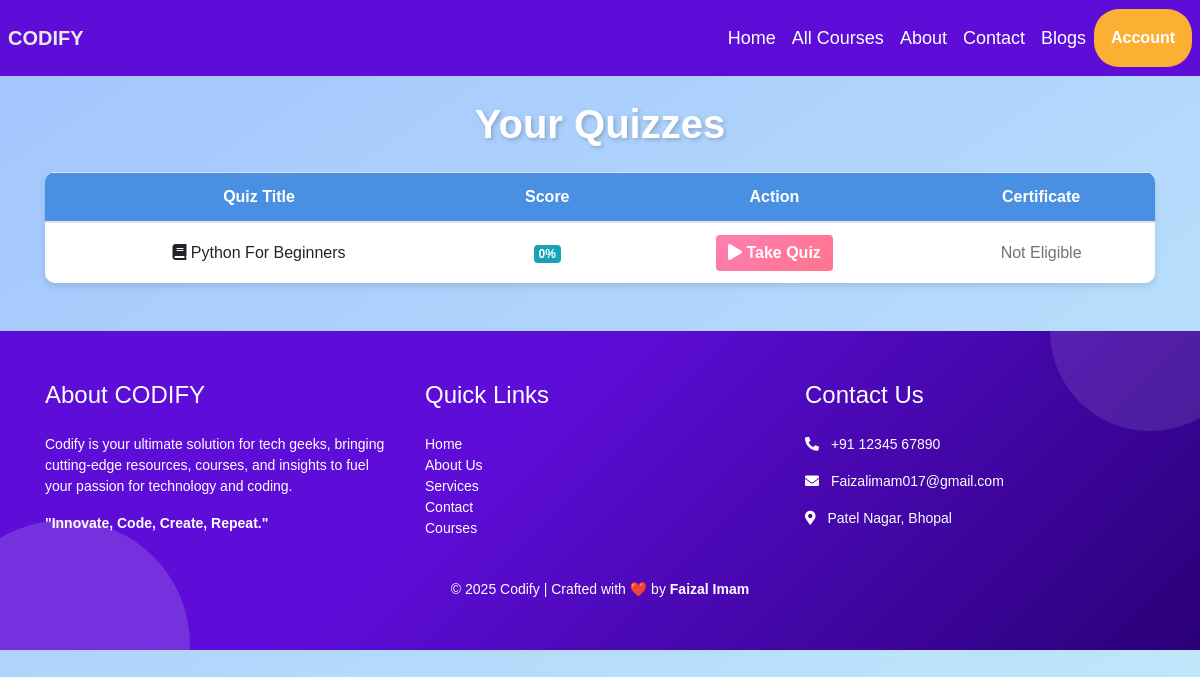
The app's page /user/quizzes, older data.
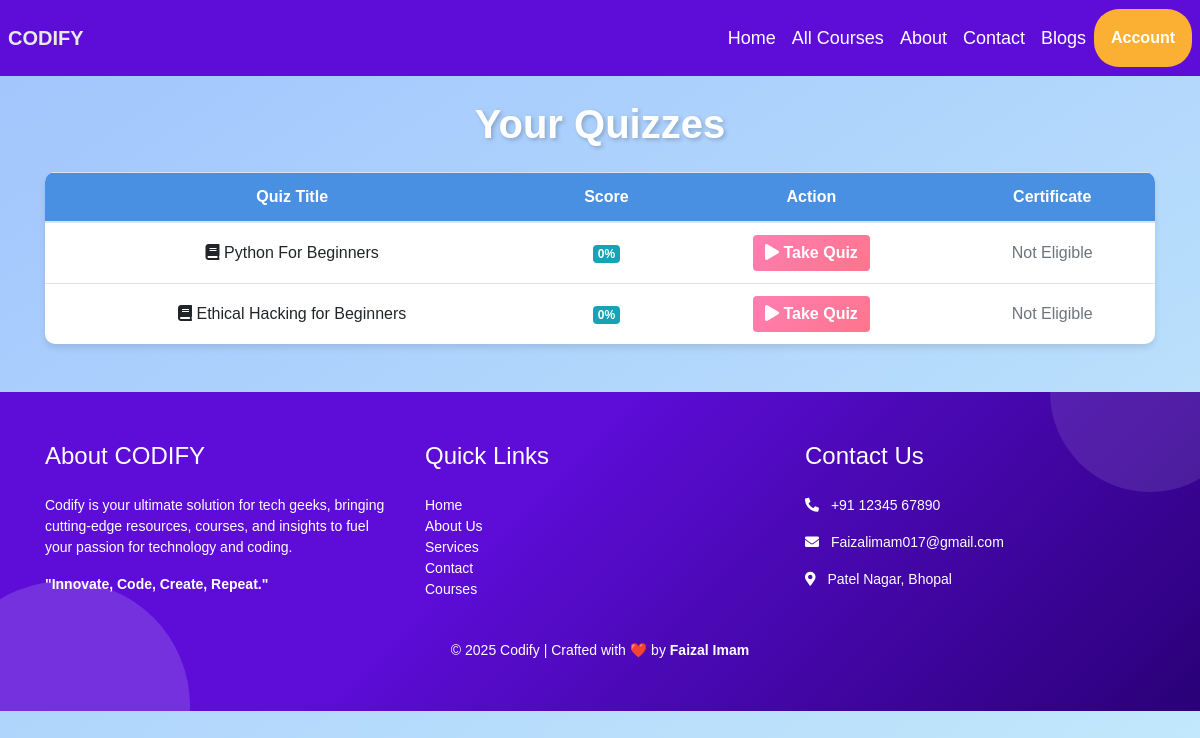
The same page, newer data.
### models.py (models this page shows)
class Quiz(Base):
    __tablename__ = 'quizzes'
    id = Column(Integer, primary_key=True)
    title = Column(String(100), nullable=False)
    created_at = Column(DateTime, server_default=func.now())
    course_id = Column(Integer, ForeignKey('courses.id', ondelete='CASCADE'), nullable=False)
    course = relationship('Course', back_populates='quizzes')
    questions = relationship('Question', back_populates='quiz', cascade="all, delete-orphan")
    user_progress = relationship('UserProgress', back_populates='quiz', cascade="all, delete-orphan")

### app.py (the view)
@app.route('/user/quizzes')
def user_quizzes():
    session_id = session.get('id')  # Get the current user's ID from the session
    username=session.get('username')
    quizzes = db_session.query(Quiz).all()  # Fetch all quizzes
    quizzes_with_progress = []
    for quiz in quizzes:
        progress = 0
        score = 0
        total_questions = len(quiz.questions)
        user_progress = db_session.query(UserProgress).filter_by(
            user_id=session_id, quiz_id=quiz.id
        ).first()
        if user_progress:
            score = user_progress.quiz_score
            progress = (user_progress.questions_answered / total_questions) * 100
        quizzes_with_progress.append({
            'id': quiz.id,
            'title': quiz.title,
            'score': score,
            'progress': progress
        })
    return render_template('user_quizzes.html', quizzes=quizzes_with_progress,username=username)

### templates/User_quizzes.html (shortened to what this page needs)
<!DOCTYPE html>
<html lang="en">
<head>
    <link rel="stylesheet" href="https://stackpath.bootstrapcdn.com/bootstrap/4.5.2/css/bootstrap.min.css">
    <link rel="stylesheet" href="https://cdnjs.cloudflare.com/ajax/libs/font-awesome/5.15.4/css/all.min.css">
</head>
<body>
    {% include 'nav.html' %}
    <div class="container">
        <h1 class="my-4">Your Quizzes</h1>
        <table class="table table-hover">
            <thead>
                <tr>
                    <th scope="col">Quiz Title</th>
                    <th scope="col">Score</th>
                    <th scope="col">Action</th>
                    <th scope="col">Certificate</th>
                </tr>
            </thead>
            <tbody>
                {% for quiz in quizzes %}
                <tr>
                    <td>
                        <i class="fas fa-book"></i> {{ quiz.title }}
                    </td>
                    <td>
                        <span class="badge badge-info">{{ quiz.score }}%</span>
                    </td>
                    <td>
                        <a href="{{ url_for('submit_quiz', quiz_id=quiz.id) }}" class="btn btn-primary">
                            <i class="fas fa-play"></i> Take Quiz
                        </a>
                    </td>
                    <td>
                        {% if quiz.score >= 70 %}
                        <a href="{{ url_for('certificate', quiz_id=quiz.id) }}" class="btn btn-success">
                            <i class="fas fa-certificate"></i> Generate Certificate
                        </a>
                        {% else %}
                        <span class="text-muted">Not Eligible</span>
                        {% endif %}
                    </td>
                </tr>
                {% endfor %}
            </tbody>
        </table>
    </div>
    {% include 'footer.html' %}
</body>
</html>

Row changes from the older to the newer data that the page shows:
added Quiz: title "Ethical Hacking for Beginners", score "0"
